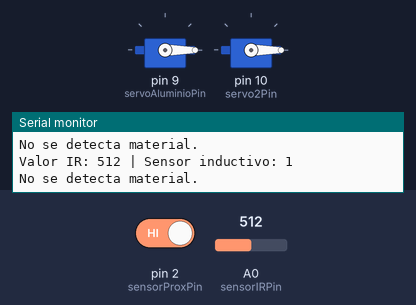
A sketch run on a simulated Arduino Uno, built with avr-gcc and run on an emulated ATmega328P. Shown: 2 × servo, the last lines printed to the serial monitor. The inputs (shaded band) are chosen by the test bench; at power-on: A0 (sensorIRPin) = 512, pin 2 (sensorProxPin) HIGH.

Above: at 1.8 s.
1.9 s: A0 (sensorIRPin) set to 686
3.4 s: A0 (sensorIRPin) set to 710
At 5.4 s:
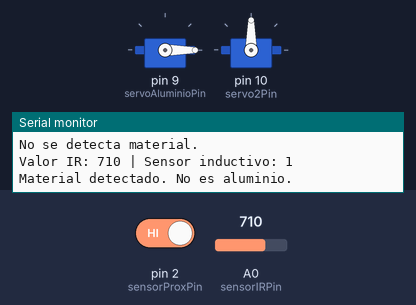
7.5 s: pin 2 (sensorProxPin) driven LOW
At 10.3 s:
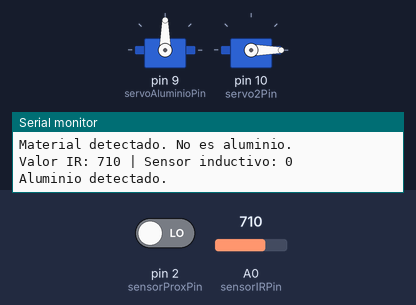
11.5 s: pin 2 (sensorProxPin) driven HIGH
At 14.2 s:
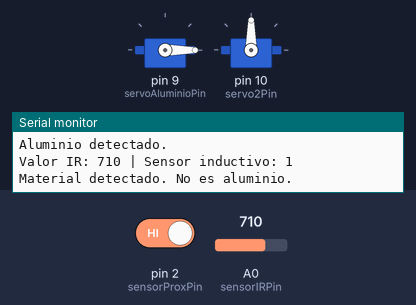
15.6 s: A0 (sensorIRPin) set to 690
At 16.5 s:
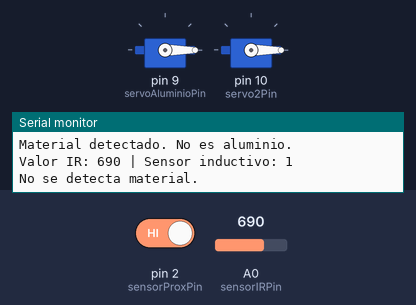
Timing chart, 0 to 18.1 s (numbered marks = the images above; inputs shaded):
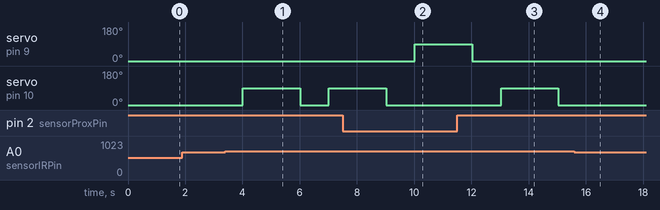

The sketch:

sketch_oct29a.ino
```cpp
#include <Servo.h>

const int sensorIRPin = A0;
const int sensorProxPin = 2;

const int servoAluminioPin = 9;
const int servo2Pin = 10;

int valorIR = 0;
int valorProximidad = 0;

Servo servoAluminio;
Servo servo2;

void setup() {

  Serial.begin(9600);

  pinMode(sensorProxPin, INPUT);

  servoAluminio.attach(servoAluminioPin);
  servo2.attach(servo2Pin);

  servoAluminio.write(0);
  servo2.write(0);
}

void loop() {

  valorIR = analogRead(sensorIRPin);

  valorProximidad = digitalRead(sensorProxPin);

  Serial.print("Valor IR: ");
  Serial.print(valorIR);
  Serial.print(" | Sensor inductivo: ");
  Serial.println(valorProximidad);

  if (valorIR > 700 && valorProximidad == LOW) {
    Serial.println("Aluminio detectado.");

    abrirCompuertaAluminio();
  }

  else if (valorIR > 700 && valorProximidad == HIGH) {
    Serial.println("Material detectado. No es aluminio.");

    abrirCompuerta2();
  }
  else {
    Serial.println("No se detecta material.");
  }

  delay(1000);
}

void abrirCompuertaAluminio() {
  servoAluminio.write(90);
  delay(2000);
  servoAluminio.write(0);
}

void abrirCompuerta2() {
  servo2.write(90);
  delay(2000);
  servo2.write(0);
}
```

Measured:
- the behaviour switches between 700 and 701 on A0 (sensorIRPin) (found by bisection; images 0 and 1)
- after the input at 3.4 s, servo on pin 10 (servo2Pin): 0° → 90° after 0.61 s, → 0° 2.0 s later, → 90° 1.0 s later
- after the input at 7.5 s, servo on pin 9 (servoAluminioPin): 0° → 90° after 2.5 s; servo on pin 10 (servo2Pin): goes on until 9.0 s, then stays 0°
- after the input at 11.5 s, servo on pin 9 (servoAluminioPin): goes on until 12.0 s, then stays 0°; servo on pin 10 (servo2Pin): 0° → 90° after 1.5 s, → 0° 2.0 s later
- after the input at 15.6 s, servo on pin 10 (servo2Pin): stays 0° (without the input it goes to 90° after 0.44 s)
